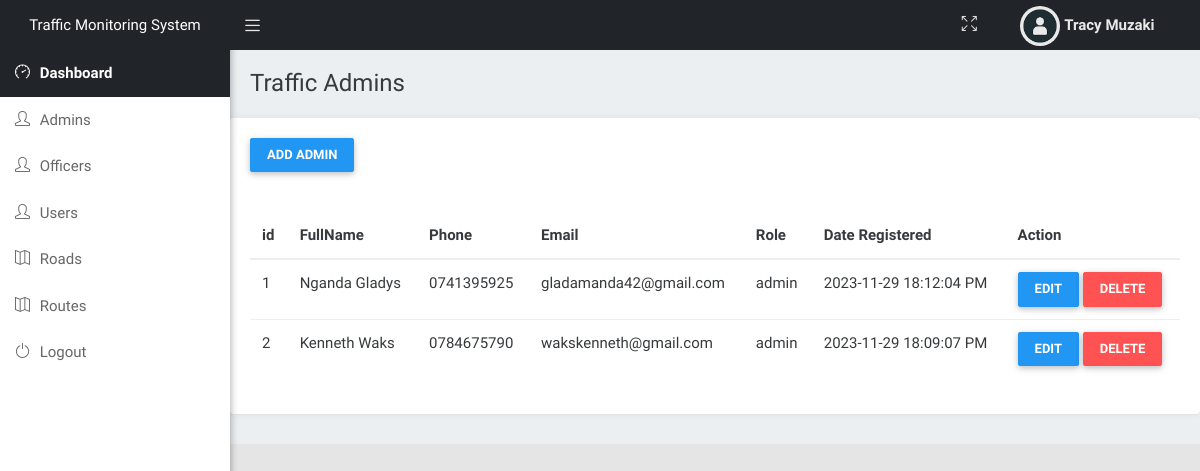
Page /dashboard?admins (signed in) on the committed database.
### tables this page shows
CREATE TABLE `users` (
  `userid` int(11) NOT NULL,
  `fullname` varchar(200) NOT NULL,
  `phone` varchar(200) NOT NULL,
  `email` varchar(200) NOT NULL,
  `password` varchar(200) NOT NULL,
  `token` varchar(200) NOT NULL,
  `role` varchar(100) NOT NULL,
  `date_registered` varchar(100) NOT NULL
);

### dashboard/index.php (the view, shortened to what this page needs)
<?php include 'header.php';
if ($role == 'super_admin') {
   if (isset($_REQUEST['admins'])) { ?>
   <div class="content-wrapper">
      <div class="container-fluid">
         <div class="row">
            <div class="main-header">
               <h4>Traffic Admins</h4>
            </div>
         </div>
         <div class="row dashboard-header">
             <div class="card">
               <div class="card-header">
                  <h5 class="card-header-text"><a href="#addadmin" class="btn btn-primary" data-toggle="modal">Add admin</a></h5>
               </div>
               <div class="card-block">
                  <div class="row">
                     <div class="col-sm-12 table-responsive">
                        <table class="table table-hover">
                           <thead>
                              <tr>
                                 <th>id</th>
                                 <th>FullName</th>
                                 <th>Phone</th>
                                 <th>Email</th>
                                 <th>Role</th>
                                 <th>Date Registered</th>
                                 <th>Action</th>
                              </tr>
                           </thead>
                           <tbody>
                           <?php $users = $dbh->query("SELECT * FROM users WHERE role ='admin' ORDER BY userid DESC ");
                           $x = 1;
                           while($rx = $users->fetch(PDO::FETCH_OBJ)){ ?>
                              <tr>
                                 <td><?=$x++; ?></td>
                                 <td><?=$rx->fullname; ?></td>
                                 <td><?=$rx->phone; ?></td>
                                 <td><?=$rx->email; ?></td>
                                 <td><?=$rx->role; ?></td>
                                 <td><?=$rx->date_registered; ?></td>
                                 <td>
                                    <a href="#edit-admin<?=$rx->userid; ?>" data-toggle="modal" class="btn btn-primary">Edit</a>
                                    <a onclick="return confirm('Do you really want to delete this admin?. '); " href="?delete-admin=<?=$rx->userid; ?>" class="btn btn-danger">Delete</a>
                                 </td>
                              </tr>
                           <?php include 'edit-admin.php'; } ?>
                           </tbody>
                        </table>
                     </div>
                  </div>
               </div>
            </div>
         </div>
      </div>
   </div>
   <?php }elseif (isset($_REQUEST['delete-admin'])) {
      dbDelete('users','userid',$_REQUEST['delete-admin']);
      redirect_page('?admins'); ?>
   <?php }elseif (isset($_REQUEST['delete-officer'])) {
      dbDelete('users','userid',$_REQUEST['delete-officer']);
      redirect_page('?officers'); ?>
   <?php }elseif (isset($_REQUEST['delete-road'])) {
      dbDelete('roads','road_id',$_REQUEST['delete-road']);
      redirect_page('?roads'); ?>
   <?php }elseif (isset($_REQUEST['delete-route'])) {
      dbDelete('routes','rid',$_REQUEST['delete-route']);
      redirect_page('?routes'); ?>
   <?php }elseif (isset($_REQUEST[''])) { ?>
   <?php }elseif (isset($_REQUEST[''])) { ?>
   <?php }elseif (isset($_REQUEST[''])) { ?>
   <?php }elseif (isset($_REQUEST[''])) { ?>
   <?php }elseif (isset($_REQUEST[''])) { ?>
   <?php }elseif (isset($_REQUEST[''])) { ?>
<?php } ?>
<?php } ?>
<?php include 'footer.php'; ?>

### dashboard/header.php (shortened to what this page needs)
<?php
if (empty($_SESSION['userid'])) {
    header("Location: ".SITE_URL.'/login');
}else{
    $role = $_SESSION['role'];
    $fullname   = $_SESSION['fullname'];
}
?>
<!DOCTYPE html>
<html lang="en">
<head>
   <link rel="stylesheet" type="text/css" href="assets/icon/themify-icons/themify-icons.css">
   <link rel="stylesheet" type="text/css" href="assets/icon/icofont/css/icofont.css">
   <link rel="stylesheet" type="text/css" href="assets/icon/simple-line-icons/css/simple-line-icons.css">
   <link rel="stylesheet" type="text/css" href="assets/plugins/bootstrap/css/bootstrap.min.css">
   <link rel="stylesheet" href="assets/plugins/chartist/dist/chartist.css" type="text/css" media="all">
   <link href="assets/css/svg-weather.css" rel="stylesheet">
   <link rel="stylesheet" type="text/css" href="assets/css/main.css">
   <link rel="stylesheet" type="text/css" href="assets/css/responsive.css">
</head>
<body class="sidebar-mini fixed">
   <div class="wrapper">
      <header class="main-header-top hidden-print">
         <a href="<?=HOME_URL; ?>" class="logo">
            Traffic Monitoring System
        </a>
         <nav class="navbar navbar-static-top">
            <a href="#!" data-toggle="offcanvas" class="sidebar-toggle"></a>
            <div class="navbar-custom-menu f-right">
               <ul class="top-nav">
                  <li class="pc-rheader-submenu">
                     <a href="#!" class="drop icon-circle" onclick="javascript:toggleFullScreen()">
                        <i class="icon-size-fullscreen"></i>
                     </a>
                  </li>
                  <li class="dropdown">
                     <a href="#!" data-toggle="dropdown" role="button" aria-haspopup="true" aria-expanded="false" class="dropdown-toggle drop icon-circle drop-image">
                        <span><img class="img-circle " src="../images/avatar.png" style="width:40px;" alt="User Image"></span>
                        <span><b><?=ucwords($fullname); ?></b> <i class=" icofont icofont-simple-down"></i></span>
                     </a>
                  </li>
               </ul>
            </div>
         </nav>
      </header>
      <aside class="main-sidebar hidden-print ">
         <section class="sidebar" id="sidebar-scroll">
            <ul class="sidebar-menu">
                <li class="active treeview">
                    <a class="waves-effect waves-dark" href="<?=HOME_URL; ?>">
                        <i class="icon-speedometer"></i><span> Dashboard</span>
                    </a>
                </li>
               <?php if ($role == 'super_admin') { ?>
                <li class="treeview">
                    <a class="waves-effect waves-dark" href="<?=HOME_URL; ?>?admins">
                        <i class="icon-user"></i><span> Admins</span>
                    </a>
                </li>
                <li class="treeview">
                    <a class="waves-effect waves-dark" href="<?=HOME_URL; ?>?officers">
                        <i class="icon-user"></i><span> Officers</span>
                    </a>
                </li>
                <li class="treeview">
                    <a class="waves-effect waves-dark" href="<?=HOME_URL; ?>?users">
                        <i class="icon-user"></i><span> Users</span>
                    </a>
                </li>
                <?php } ?>
                <li class="treeview">
                    <a class="waves-effect waves-dark" href="<?=HOME_URL; ?>?roads">
                        <i class="icon-map"></i><span> Roads</span>
                    </a>
                </li>
                <li class="treeview">
                    <a class="waves-effect waves-dark" href="<?=HOME_URL; ?>?routes">
                        <i class="icon-map"></i><span> Routes</span>
                    </a>
                </li>
                <li class="treeview">
                    <a class="waves-effect waves-dark" onclick="return confirm('Do you really want to Logout?. '); " href="<?=SITE_URL; ?>/logout">
                        <i class="icon-power"></i><span> Logout</span>
                    </a>
                </li>
            </ul>
         </section>
      </aside>

### dashboard/footer.php (shortened to what this page needs)
   </div>
</body>
</html>

### dashboard/assets/css/generic-class.css (style rules this page uses)
.f-right { float: right !important; }

### dashboard/assets/css/menu.css (style rules this page uses)
.top-nav .dropdown-toggle:after { content: initial; }
.main-header-top { background-color: #212529; }
.main-header-top .navbar .top-nav > li > a { opacity: 0.9; color: #fff; }
.main-header-top .navbar .sidebar-toggle { color: #fff; opacity: 0.9; }
.main-header-top .logo { color: #fff; border-bottom: 0 solid transparent; }
.sidebar-menu > li > a { color: #666; }
.sidebar-menu > li.active > a { color: #fff; font-weight: 600; background: #212529; }
.fixed .main-header-top, .fixed .main-sidebar, .fixed .left-side { position: fixed; }
.fixed .main-header-top { top: 0; right: 0; left: 0; }
.fixed .content-wrapper { margin-top: 50px; }
.wrapper:before { content: " "; display: table; }
.wrapper:after { content: " "; clear: both; }
.content-wrapper { height: 100%; background-color: #ebeff2; margin-left: 230px; z-index: 820; -webkit-transition: all 0.3s ease-in-out; -moz-transition: all 0.3s ease-in-out; -ms-transition: all 0.3s ease-in-out; transition: all 0.3s ease-in-out; }
.main-header-top { position: relative; max-height: 50px; z-index: 1030; }
.main-header-top > .navbar { margin-bottom: 0; margin-left: 230px; border: none; max-height: 50px; border-radius: 0; padding: 0; background-color: #212529; }
.main-header-top .sidebar-toggle { float: left; background-color: transparent; background-image: none; padding: 15px; font-family: fontAwesome; position: relative; -webkit-transition: all 0.3s ease; -moz-transition: all 0.3s ease; -ms-transition: all 0.3s ease; transition: all 0.3s ease; max-height: 50px; }
.main-header-top .sidebar-toggle:before { font-family: 'simple-line-icons'; content: "\e601"; font-size: 15px; }
.main-header-top .logo { display: block; width: 230px; height: 50px; font-size: 15px; font-weight: 400; line-height: 50px; text-align: center; padding: 0 15px; float: left; overflow: hidden; }
.main-header-top .top-nav { list-style: none; padding-left: 0; display: inline-block; float: right; margin: 0 10px 0 0; }
.main-header-top .top-nav > li { display: inline-block; position: relative; }
.main-header-top .top-nav > li > a { padding: 15px 20px; line-height: 50px; opacity: 0.9; }
.main-sidebar { position: absolute; top: 0; left: 0; background: #fff; padding-top: 50px; min-height: 100vh; width: 230px; z-index: 810; -webkit-box-shadow: 1px 3px 7px rgba(0, 0, 0, 0.3); box-shadow: 1px 3px 7px rgba(0, 0, 0, 0.3); -webkit-transition: transform 0.3s ease-in-out, width 0.3s ease-in-out; -moz-transition: transform 0.3s ease-in-out, width 0.3s ease-in-out; -ms-transition: transform 0.3s ease-in-out, width 0.3s ease-in-out; transition: transform 0.3s ease-in-out, width 0.3s ease-in-out; }
.sidebar { padding-bottom: 10px; font-size: 16px; }
.sidebar-menu { list-style: none; margin: 0; padding: 0; white-space: nowrap; overflow: hidden; }
.sidebar-menu > li { position: relative; margin: 0; padding: 0; }
.sidebar-menu > li > a { padding: 12px 5px 12px 15px; display: block; position: relative; font-size: 15px; background-color: #fff; }
.sidebar-menu > li > a > i { padding-right: 6px; display: inline; }

### rows in the picture
users: fullname "Nganda Gladys", phone "0741395925", email "gladamanda42@gmail.com", role "admin", date_registered "2023-11-29 18:12:04 PM"
users: fullname "Kenneth Waks", phone "0784675790", email "wakskenneth@gmail.com", role "admin", date_registered "2023-11-29 18:09:07 PM"

### other values in the picture
$fullname "Tracy Muzaki"
